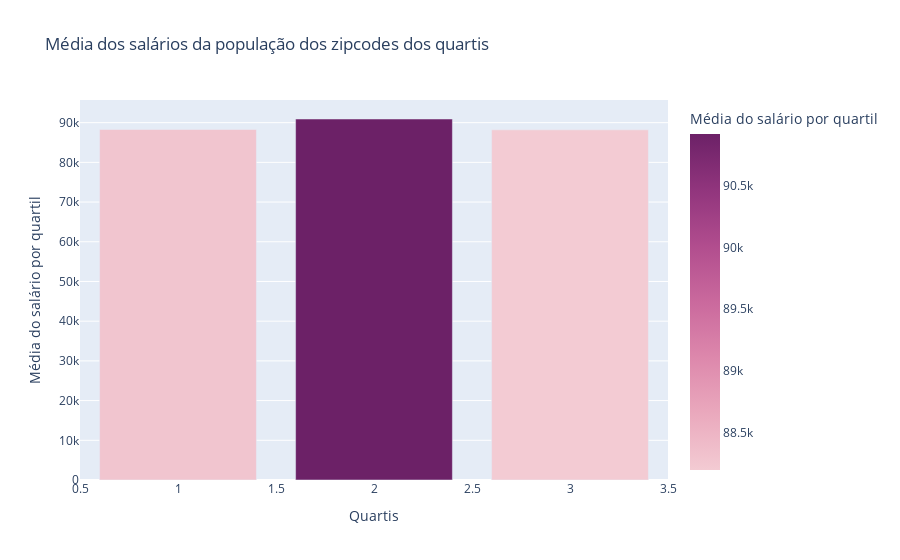

Notebook source saved alongside this figure:
### Code cell
medias = pd.Series([df_geocode_combinando_transactional_data_25_e_purchasing_power_EconomicData_ZCTAs.average.mean(), df_geocode_combinando_transactional_data_50_e_purchasing_power_EconomicData_ZCTAs.average.mean(), df_geocode_combinando_transactional_data_75_e_purchasing_power_EconomicData_ZCTAs.average.mean()]) 
medias = medias.to_frame()
medias.reset_index(inplace=True)
medias.columns = ['quartil', 'media_do_salario_do_quartil']
medias.quartil = medias.quartil + 1
fig = px.bar(medias, 
             x="quartil",
             y="media_do_salario_do_quartil",
             labels={
                     "quartil": "Quartis",
                     "media_do_salario_do_quartil": "Média do salário por quartil"
             },
             barmode='group',
             color="media_do_salario_do_quartil",
             color_continuous_scale="magenta",
             title="Média dos salários da população dos zipcodes dos quartis")
fig.show()

### Figure 1 — Plotly figure (JSON) as saved in the notebook; plotly's stock layout.template omitted (floating-point values rounded to 4 significant figures)
{"data": [{"alignmentgroup": "True", "hovertemplate": "Quartis=%{x}<br>Média do salário por quartil=%{marker.color}<extra></extra>", "legendgroup": "", "marker": {"color": [88280.0, 90920.0, 88190.0], "coloraxis": "coloraxis", "pattern": {"shape": ""}}, "name": "", "offsetgroup": "", "orientation": "v", "showlegend": false, "textposition": "auto", "type": "bar", "x": [1, 2, 3], "xaxis": "x", "y": [88280.0, 90920.0, 88190.0], "yaxis": "y"}], "layout": {"barmode": "group", "coloraxis": {"colorbar": {"title": {"text": "Média do salário por quartil"}}, "colorscale": [[0, "rgb(243, 203, 211)"], [0.1667, "rgb(234, 169, 189)"], [0.3333, "rgb(221, 136, 172)"], [0.5, "rgb(202, 105, 157)"], [0.6667, "rgb(177, 77, 142)"], [0.8333, "rgb(145, 53, 125)"], [1, "rgb(108, 33, 103)"]]}, "legend": {"tracegroupgap": 0}, "title": {"text": "Média dos salários da população dos zipcodes dos quartis"}, "xaxis": {"anchor": "y", "domain": [0, 1], "title": {"text": "Quartis"}}, "yaxis": {"anchor": "x", "domain": [0, 1], "title": {"text": "Média do salário por quartil"}}}}
